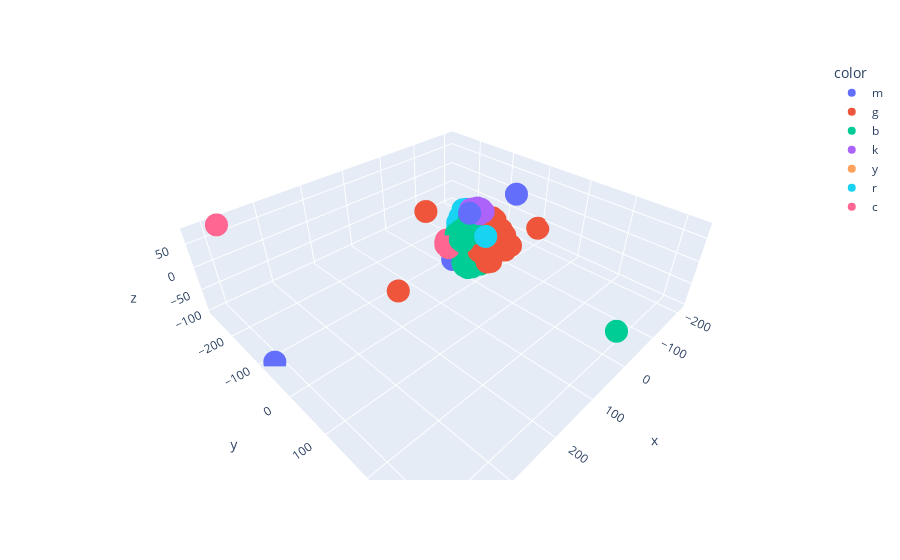

Notebook code for this chart:
### Code cell
# plot using tsne 
X_embedded  = TSNE(n_components=3, perplexity=10,random_state=24).fit_transform( X )
colors = np.array([x for x in 'bgrcmykbgrcmykbgrcmykbgrcmyk'])
fig = px.scatter_3d(x=X_embedded [:,0],y=X_embedded [:,1],z=X_embedded [:,2],color=colors[Spectral_clustering.labels_])
fig.show()
